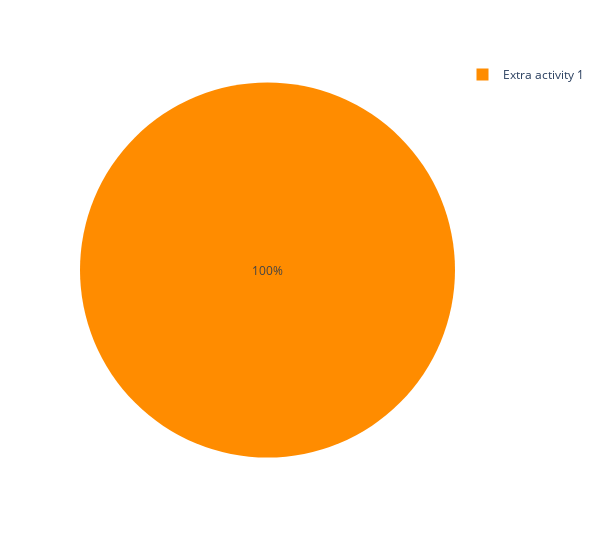
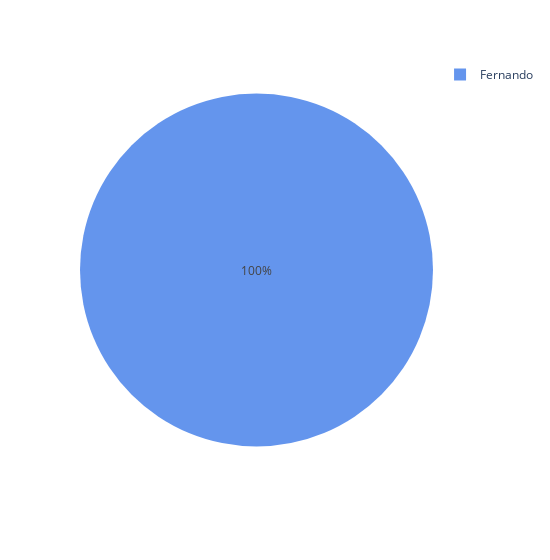

The notebook cell saved with these charts, in order:
### Code cell
include_break_pie = 0

def plot_pie(df):

    color_discrete_task = { 'Break': 'navy', 'TEKOX Red Black Cables': 'tomato', 'TEKOX Blue Brown Cables': 'cornflowerblue', 'MFALG Assembly': 'gold',
                      'Screws in Boards': 'darkgray', 'Extra activity 1': 'darkorange', 'Extra Activity 2': 'violet', 'Unkown Activity': 'limegreen'}
    
    color_discrete_emp = {'Fernando': 'cornflowerblue', 'Luis': 'yellowgreen'}

    column_order = ['ts', 'empid','emp_name','task','task_name','sec']
    df = df[column_order]
    # Exclude task '0' from the DataFrame
    if not include_break_pie:
        df1 = df[df['task'] != 0]
    else:
        df1 = df
    #display(df1)
    #TASK
    # Sum the 'sec' values based on the 'task' column
    sum_by_task = df1.groupby('task_name')['sec'].sum().reset_index()

    for index,row in sum_by_task.iterrows():
        print(row['task_name'],row['sec'])
        sum_task_dt =  pd.Timedelta(seconds = row['sec'])
        print(sum_task_dt)

    # Create a pie chart
    fig_task = px.pie(sum_by_task, names='task_name', 
                      values='sec',
                      color = 'task_name',
                      color_discrete_map = color_discrete_task, 
                      width = 600)
                      #title='Time Spent in Each Task')
    fig_task.show()
    fig_task.write_image('images/taskpie_' + date + '.png')



    #EMPLOYEE // do not work in break
    df2 = df1[df1['task'] != 0]
    # Sum the 'sec' values based on the 'emp_name' column
    sum_by_emp = df2.groupby('emp_name')['sec'].sum().reset_index()
    #print(sum_by_emp['sec'])
    #print(sum_by_emp)
    for index,row in sum_by_emp.iterrows():
        print(row['emp_name'],row['sec'])
        sum_emp_dt =  pd.Timedelta(seconds = row['sec'])
        print(sum_emp_dt)

    # Create a pie chart
    fig_emp = px.pie(sum_by_emp, names='emp_name', 
                     values='sec', 
                     color = 'emp_name',
                      color_discrete_map = color_discrete_emp,
                      width = 550)
                      #title='Time Worked by Each Employee')
    fig_emp.show()

    #fig_emp.write_image('images/emppie_' + date + '.png')

    return sum_by_task, sum_emp_dt
sum_by_task, sum_emp_dt = plot_pie(df1)
#for i in unique_values:
#    total_time[i] =

### Figure 1 — Plotly figure (JSON) as saved in the notebook; plotly's stock layout.template omitted (floating-point values rounded to 4 significant figures)
{"data": [{"customdata": [["Extra activity 1"]], "domain": {"x": [0, 1], "y": [0, 1]}, "hovertemplate": "task_name=%{customdata[0]}<br>sec=%{value}<extra></extra>", "labels": ["Extra activity 1"], "legendgroup": "", "marker": {"colors": ["darkorange"]}, "name": "", "showlegend": true, "type": "pie", "values": [10838]}], "layout": {"legend": {"tracegroupgap": 0}, "margin": {"t": 60}, "width": 600}}

### Figure 2 — Plotly figure (JSON) as saved in the notebook; plotly's stock layout.template omitted (floating-point values rounded to 4 significant figures)
{"data": [{"customdata": [["Fernando"]], "domain": {"x": [0, 1], "y": [0, 1]}, "hovertemplate": "emp_name=%{customdata[0]}<br>sec=%{value}<extra></extra>", "labels": ["Fernando"], "legendgroup": "", "marker": {"colors": ["cornflowerblue"]}, "name": "", "showlegend": true, "type": "pie", "values": [10838]}], "layout": {"legend": {"tracegroupgap": 0}, "margin": {"t": 60}, "width": 550}}
